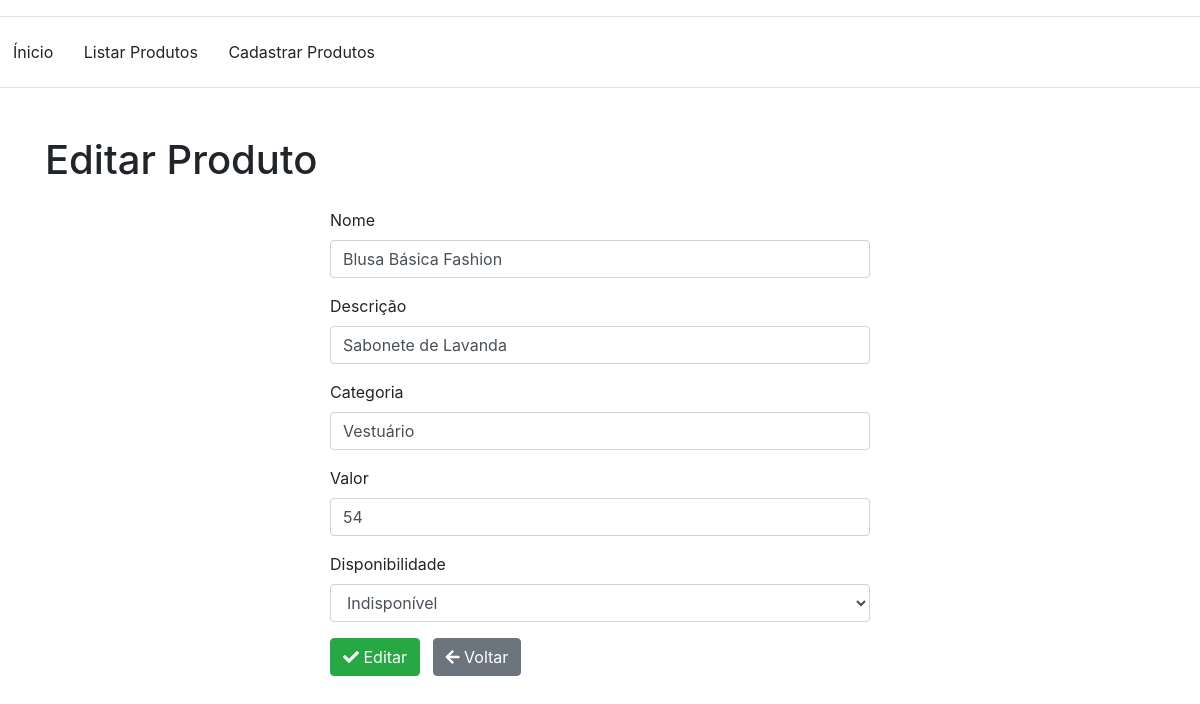
/view/Edicao.php?id=7, run on the app's committed database.
### tables this page shows
CREATE TABLE "produto" (
	"id"	INTEGER NOT NULL,
	"nome"	TEXT NOT NULL,
	"descricao"	TEXT NOT NULL,
	"valor"	REAL NOT NULL,
	"categoria"	TEXT NOT NULL,
	"disponivel"	INTEGER,
	PRIMARY KEY("id" AUTOINCREMENT)
);

### controller/Editar.php (called while the page is built, shortened)
<?php
require_once("../model/BDProduto.php");
class Editar {
    private $editar, $id, $nome, $descricao, $valor, $categoria, $disponivel;
    public function __construct($id) {
        $this->editar = new BDProduto();
        $this->criarFormulario($id);
    }
    private function criarFormulario($id) {
        $row = $this->editar->pesquisaProduto($id);
        $this->id = $id;
        $this->nome = $row['nome'] ?? ' ';
        $this->descricao = $row['descricao'] ?? ' ';
        $this->valor = $row['valor'] ?? ' ';
        $this->categoria = $row['categoria'] ?? ' ';
        $this->disponivel = $row['disponivel'] ?? ' ';
    }
    public function getId(){
        return $this->id;
    }
    public function getNome(){
        return $this->nome;
    }
    public function getDescricao(){
        return $this->descricao;
    }
    public function getValor(){
        return $this->valor;
    }
    public function getCategoria(){
        return $this->categoria;
    }
    public function getDisponivel(){
        return $this->disponivel;
    }
}
    $id = filter_input(INPUT_GET, 'id');
    $editar = new Editar($id);

### model/BDProduto.php (called while the page is built, shortened)
<?php
class BDProduto {
    protected $sqlite;
    private function conexao() {
        $this->sqlite = new SQLite3('../BDProducts.db');
    }
    public function pesquisaProduto($id) {
        $result = $this->sqlite->query("SELECT * FROM produto WHERE id ='$id'");
        return $result->fetchArray(SQLITE3_ASSOC);
    }
}

### view/Edicao.php (the view, shortened to what this page needs)
<!DOCTYPE HTML>
<html lang="pt-br">
    <head>
        <link href="https://stackpath.bootstrapcdn.com/bootstrap/4.5.2/css/bootstrap.min.css" rel="stylesheet">
        <link href="https://cdnjs.cloudflare.com/ajax/libs/font-awesome/5.15.4/css/all.min.css" rel="stylesheet">
    </head>
    <body>
        <?php
            include("../view/menu.php");
            require_once("../controller/Editar.php");
            $id = filter_input(INPUT_GET, 'id', FILTER_SANITIZE_NUMBER_INT);
            $editar = new Editar($id);
        ?>
        <div class="container mt-5">
            <h1 class="mb-4">Editar Produto</h1>
            <div class="row justify-content-center">
                <form method="post" action="../controller/Editar.php?id=<?php echo $editar->getId(); ?>" id="form" name="form" class="col-10 col-md-6 needs-validation" novalidate>
                    <div class="form-group">
                        <label for="nome">Nome</label>
                        <input class="form-control" type="text" id="nome" name="nome" value="<?php echo htmlspecialchars($editar->getNome()); ?>" required>
                    </div>
                    <div class="form-group">
                        <label for="descricao">Descrição</label>
                        <input class="form-control" type="text" id="descricao" name="descricao" value="<?php echo htmlspecialchars($editar->getDescricao()); ?>" required>
                    </div>
                    <div class="form-group">
                        <label for="categoria">Categoria</label>
                        <input class="form-control" type="text" id="categoria" name="categoria" value="<?php echo htmlspecialchars($editar->getCategoria()); ?>" required>
                    </div>
                    <div class="form-group">
                        <label for="valor">Valor</label>
                        <input class="form-control" type="number" step="0.01" id="valor" name="valor" value="<?php echo htmlspecialchars($editar->getValor()); ?>" required>
                    </div>
                    <div class="form-group">
                        <label for="disponivel">Disponibilidade</label>
                        <select class="form-control" id="disponivel" name="disponivel" required>
                            <?php $c = $editar->getDisponivel(); ?>
                            <option value="<?php echo $c; ?>"><?php echo ($c == 0) ? "Indisponível" : "Disponível"; ?></option>
                        </select>
                    </div>
                    <button type="submit" class="btn btn-success" name="submit"><i class="fas fa-check"></i> Editar</button>
                    <a href="../view/index.php" class="btn btn-secondary ml-2"><i class="fas fa-arrow-left"></i> Voltar</a>
                </form>
            </div>
        </div>
    </body>
</html>

### data on the page
produto: nome "Blusa Básica Fashion", descricao "Sabonete de Lavanda", categoria "Vestuário", valor "54", disponivel "Indisponível"
